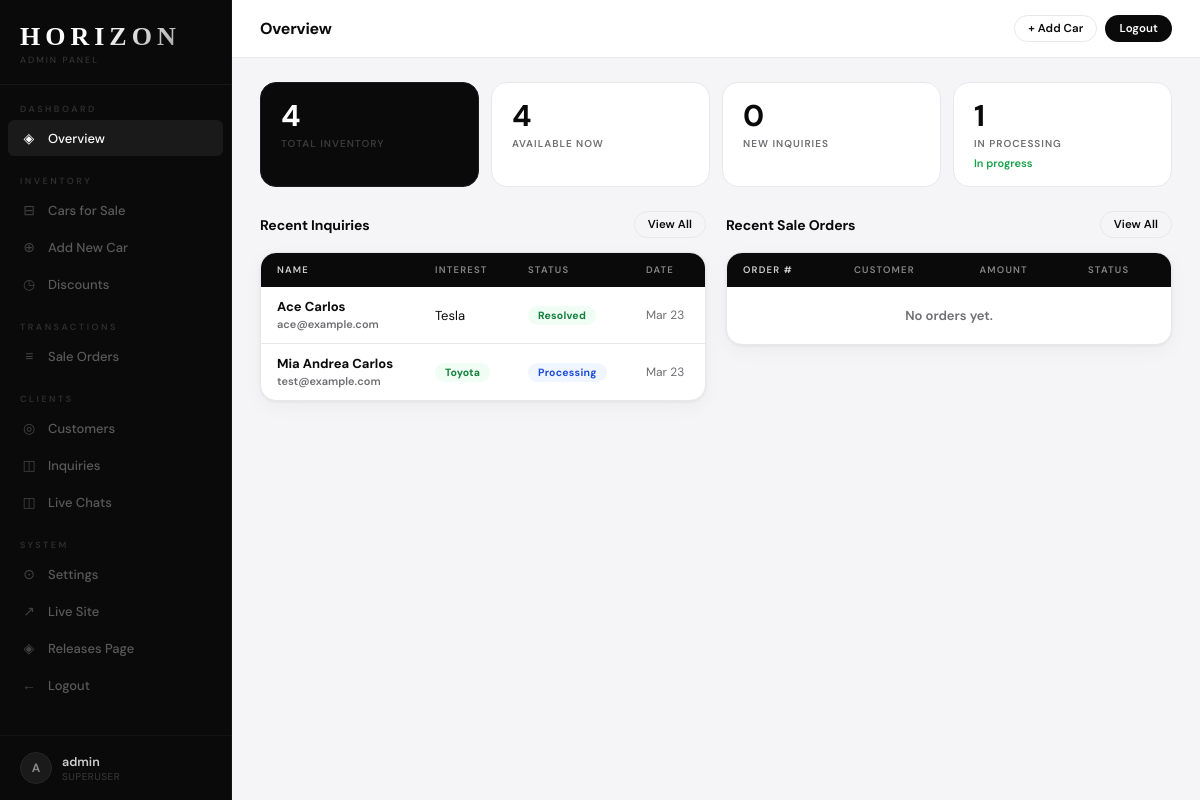
Page /admin-panel/ (signed in) on the earlier database version.
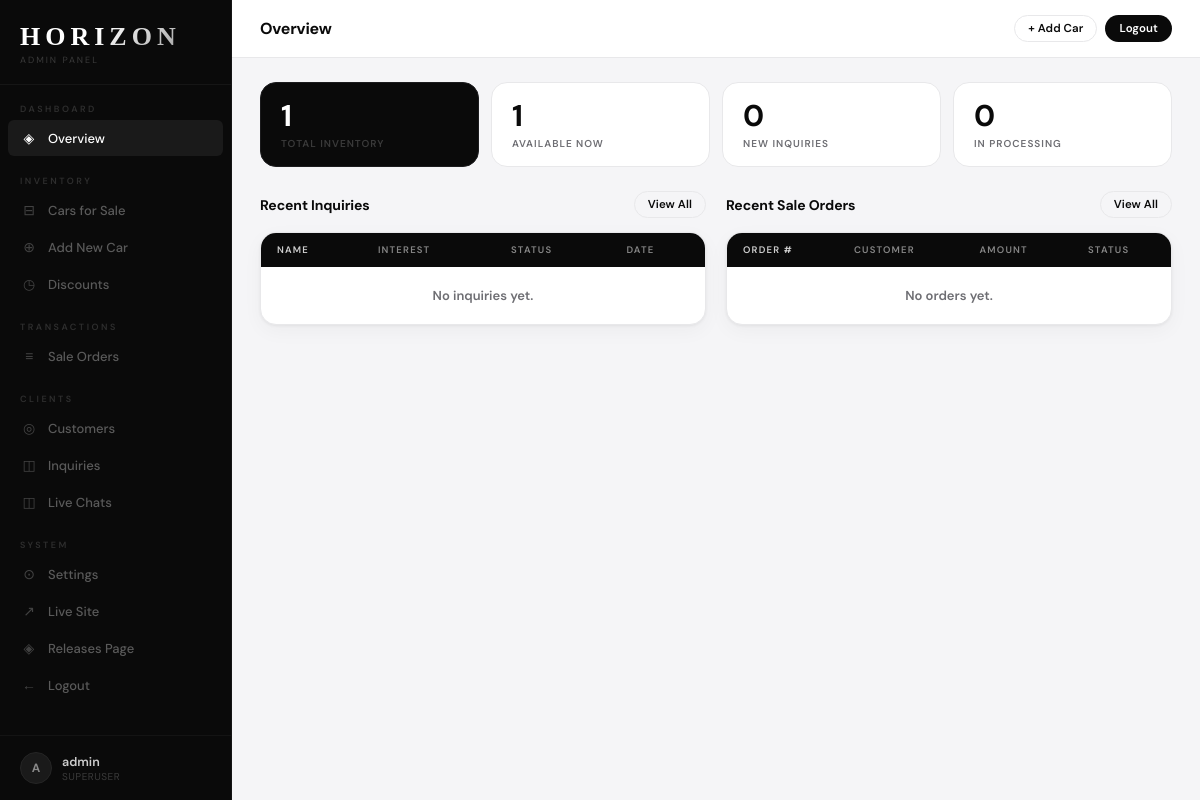
Same page on the later database version.
### horizon/models.py (models this page shows, shortened)
class Inquiry(models.Model):
    STATUS_CHOICES = [
        ('new',        'New'),
        ('processing', 'Processing'),
        ('resolved',   'Resolved'),
    ]
    first_name       = models.CharField(max_length=50)
    last_name        = models.CharField(max_length=50)
    email            = models.EmailField()
    phone            = models.CharField(max_length=20, blank=True)
    vehicle_interest = models.CharField(max_length=50, blank=True)
    car              = models.ForeignKey('Car', null=True, blank=True, on_delete=models.SET_NULL, related_name='inquiries')
    message          = models.TextField()
    status           = models.CharField(max_length=20, choices=STATUS_CHOICES, default='new')
    admin_notes      = models.TextField(blank=True)
    created_at       = models.DateTimeField(auto_now_add=True)
    is_read          = models.BooleanField(default=False)
    reply_token = models.CharField(max_length=64, blank=True, unique=True, null=True)
    @property
    def full_name(self):
        return f"{self.first_name} {self.last_name}"

class Car(models.Model):
    BRAND_CHOICES = [
        ('bmw', 'BMW'),
        ('benz', 'Mercedes-Benz'),
        ('toyota', 'Toyota'),
        ('tesla', 'Tesla'),
        ('porsche', 'Porsche'),
        ('lexus', 'Lexus'),
        ('foton', 'Foton'),
    ]
    CATEGORY_CHOICES = [
        ('sedan', 'Sedan'),
        ('suv', 'SUV'),
        ('sports', 'Sports'),
        ('electric', 'Electric'),
        ('truck', 'Truck'),
        ('van', 'Van/MPV'),
        ('crossover', 'Crossover'),
        ('pickup', 'Pickup'),
    ]
    LISTING_CHOICES = [('sale', 'For Sale')]
    STATUS_CHOICES  = [('available', 'Available'), ('reserved', 'Reserved'), ('sold', 'Sold')]
    TRANSMISSION_CHOICES = [('automatic', 'Automatic'), ('manual', 'Manual'), ('cvt', 'CVT')]
    FUEL_CHOICES = [('gasoline', 'Gasoline'), ('diesel', 'Diesel'), ('electric', 'Electric'), ('hybrid', 'Hybrid')]
    brand        = models.CharField(max_length=20, choices=BRAND_CHOICES)
    model        = models.CharField(max_length=100)
    year         = models.IntegerField()
    category     = models.CharField(max_length=20, choices=CATEGORY_CHOICES)
    listing_type = models.CharField(max_length=10, choices=LISTING_CHOICES, default='sale')
    sale_price   = models.DecimalField(max_digits=12, decimal_places=2, null=True, blank=True)
    status       = models.CharField(max_length=20, choices=STATUS_CHOICES, default='available')
    mileage      = models.IntegerField(null=True, blank=True)
    transmission = models.CharField(max_length=20, choices=TRANSMISSION_CHOICES, default='automatic')
    fuel_type    = models.CharField(max_length=20, choices=FUEL_CHOICES, default='gasoline')
    color        = models.CharField(max_length=50, blank=True)
    plate_number = models.CharField(max_length=20, blank=True)
    description  = models.TextField(blank=True)
    photo   = models.ImageField(upload_to='cars/', null=True, blank=True)
    photo_2 = models.ImageField(upload_to='cars/', null=True, blank=True)
    photo_3 = models.ImageField(upload_to='cars/', null=True, blank=True)
    photo_4 = models.ImageField(upload_to='cars/', null=True, blank=True)
    discount_percent = models.DecimalField(max_digits=5, decimal_places=2, null=True, blank=True)
    discount_label   = models.CharField(max_length=60, blank=True)
    created_at       = models.DateTimeField(auto_now_add=True)

### horizon/views.py (the view)
# urls.py: path('admin-panel/',        views.admin_dashboard, name='admin_dashboard'),
@login_required
def admin_dashboard(request):
    return render(request, 'horizon/admin_dashboard.html', {
        'total_inventory':      Car.objects.count(),
        'available_cars':       Car.objects.filter(status='available').count(),
        'new_inquiries':        Inquiry.objects.filter(is_read=False).count(),
        'processing_inquiries': Inquiry.objects.filter(status='processing').count(),
        'recent_inquiries':     Inquiry.objects.select_related('car').order_by('-created_at')[:5],
        'unread_chats':         ChatSession.objects.filter(is_read=False).count(),
        'open_chats':           ChatSession.objects.filter(status='open').count(),
        'recent_orders':        SaleOrder.objects.select_related('customer', 'car').order_by('-date')[:5],
    })

### horizon/templates/horizon/admin_dashboard.html (shortened to what this page needs)
{% extends 'horizon/admin_base.html' %}
{% block page_title %}Overview{% endblock %}
{% block admin_content %}
<div class="stats-row">
  <div class="stat-card dark" data-icon="">
    <span class="stat-value">{{ total_inventory }}</span>
    <span class="stat-label">Total Inventory</span>
  </div>
  <div class="stat-card" data-icon="">
    <span class="stat-value">{{ available_cars }}</span>
    <span class="stat-label">Available Now</span>
  </div>
  <div class="stat-card" data-icon="️">
    <span class="stat-value">{{ new_inquiries }}</span>
    <span class="stat-label">New Inquiries</span>
  </div>
  <div class="stat-card" data-icon="️">
    <span class="stat-value">{{ processing_inquiries }}</span>
    <span class="stat-label">In Processing</span>
    {% if processing_inquiries > 0 %}<span class="stat-change">In progress</span>{% endif %}
  </div>
</div>
<div class="dash-two-col">
  <div>
    <div class="section-head">
      <h2>Recent Inquiries</h2>
      <a class="btn btn-outline btn-sm" href="{% url 'admin_inquiries' %}">View All</a>
    </div>
    <div class="table-wrap">
      <table>
        <thead><tr><th>Name</th><th>Interest</th><th>Status</th><th>Date</th></tr></thead>
        <tbody>
          {% for inq in recent_inquiries %}
          <tr>
            <td><strong>{{ inq.full_name }}</strong><br><span style="font-size:11px;color:var(--muted);">{{ inq.email }}</span></td>
            <td>{% if inq.car %}<span class="badge badge-available">{{ inq.car.get_brand_display }}</span>{% else %}{{ inq.vehicle_interest|default:"—" }}{% endif %}</td>
            <td>
              <span class="badge dash-inq-{{ inq.status }}">{{ inq.get_status_display }}</span>
            </td>
            <td style="white-space:nowrap;color:var(--muted);font-size:12px;">{{ inq.created_at|date:"M d" }}</td>
          </tr>
          {% empty %}
          <tr><td colspan="4" style="text-align:center;color:var(--muted);padding:20px;">No inquiries yet.</td></tr>
          {% endfor %}
        </tbody>
      </table>
    </div>
  </div>
  <div>
    <div class="section-head">
      <h2>Recent Sale Orders</h2>
      <a class="btn btn-outline btn-sm" href="{% url 'admin_orders' %}">View All</a>
    </div>
    <div class="table-wrap">
      <table>
        <thead><tr><th>Order #</th><th>Customer</th><th>Amount</th><th>Status</th></tr></thead>
        <tbody>
          {% for order in recent_orders %}
          <tr>
            <td style="font-size:12px;color:var(--muted);">#{{ order.pk|stringformat:"05d" }}</td>
            <td><strong>{{ order.customer }}</strong><br><span style="font-size:11px;color:var(--muted);">{{ order.car }}</span></td>
            <td style="font-weight:700;">₱{{ order.amount|floatformat:0 }}</td>
            <td><span class="badge badge-{{ order.status }}">{{ order.get_status_display }}</span></td>
          </tr>
          {% empty %}
          <tr><td colspan="4" style="text-align:center;color:var(--muted);padding:20px;">No orders yet.</td></tr>
          {% endfor %}
        </tbody>
      </table>
    </div>
  </div>
</div>
{% endblock %}

Differences in the rows shown:
removed Inquiry: full_name "Ace Carlos", email "ace@example.com", vehicle_interest "Tesla", status "Resolved", created_at "Mar 23"
removed Inquiry: full_name "Mia Andrea Carlos", email "test@example.com", car.brand "Toyota", status "Processing", created_at "Mar 23"
Other differences:
{{ total_inventory }}: "4" → "1"
{{ available_cars }}: "4" → "1"
{{ processing_inquiries }}: "1" → "0"
text no longer shown: "In progress"
text now shown: "No inquiries yet."
